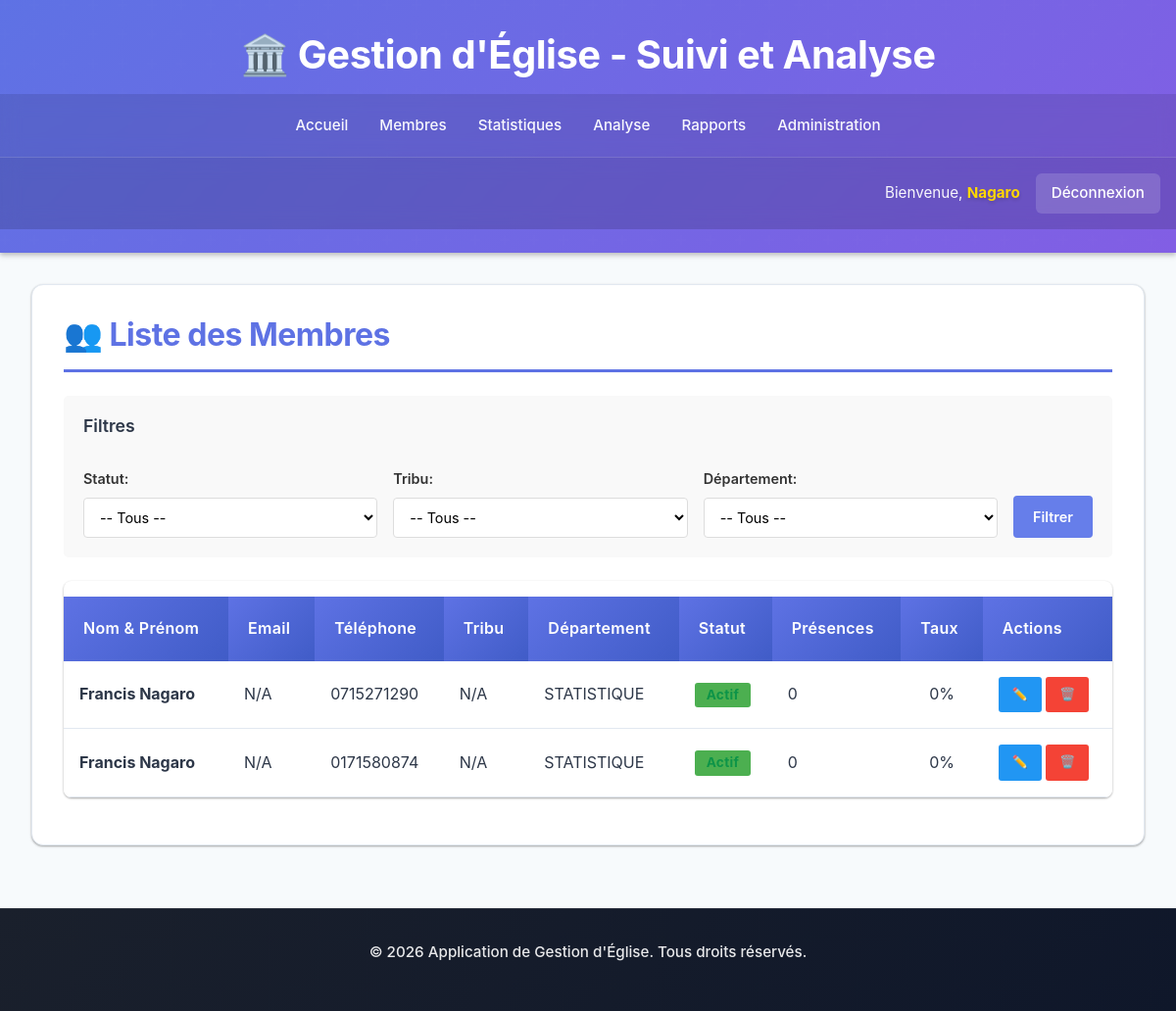
The page /membres/ (signed in) on the database as committed earlier.
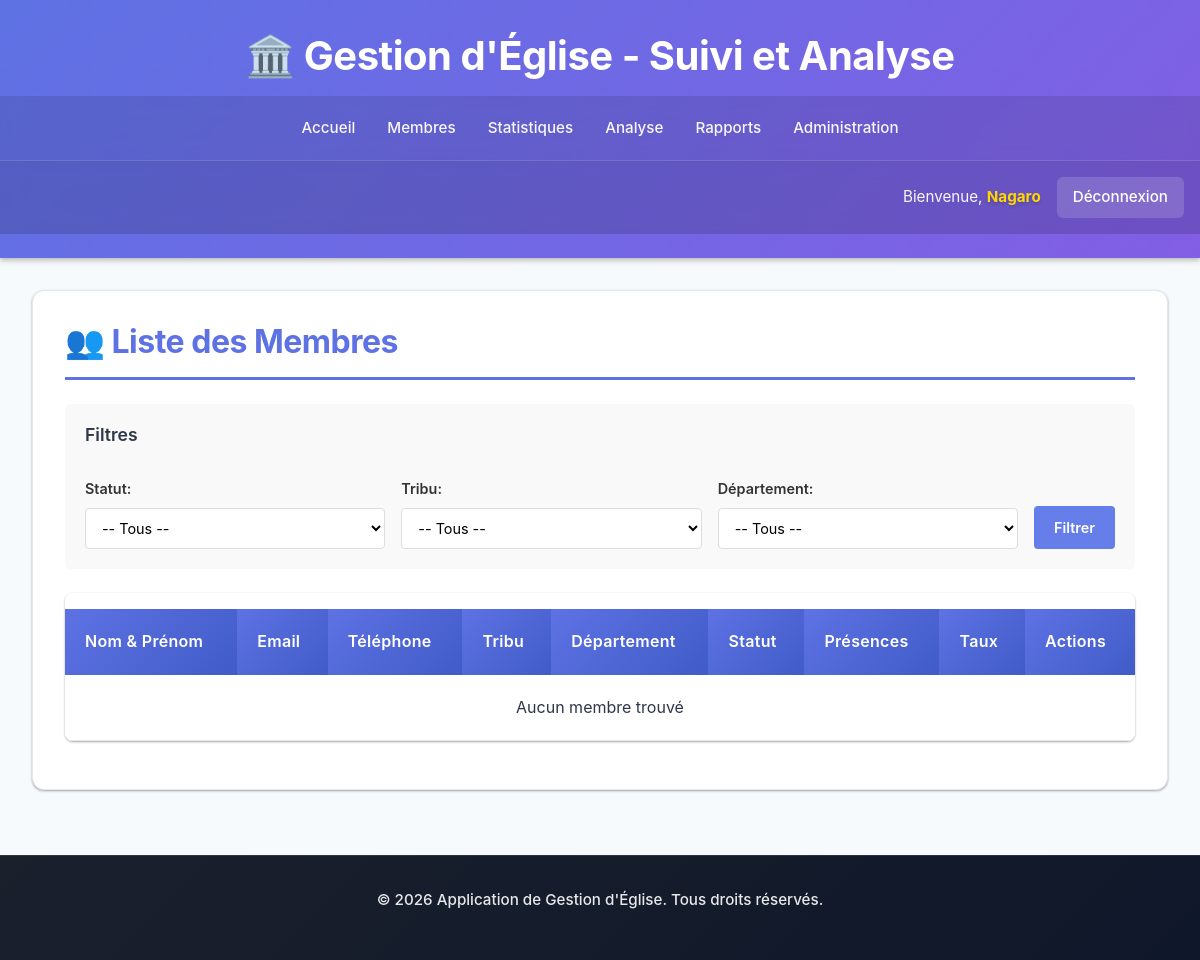
The same page on the database as committed later.
### eglise/models.py (models this page shows, shortened)
class Membre(models.Model):
    STATUT_CHOICES = (
        ('nouveau', 'Nouveau'),
        ('actif', 'Actif'),
        ('sorti', 'Sorti'),
        ('inactif', 'Inactif'),
    )
    GENRE_CHOICES = (
        ('M', 'Masculin'),
        ('F', 'Féminin'),
    )
    nom = models.CharField(max_length=100)
    prenom = models.CharField(max_length=100)
    email = models.EmailField(blank=True, null=True)
    telephone = models.CharField(max_length=20, blank=True, null=True)
    adresse = models.CharField(max_length=255, blank=True, null=True)
    genre = models.CharField(max_length=1, choices=GENRE_CHOICES, blank=True)
    date_naissance = models.DateField(blank=True, null=True)
    photo = models.ImageField(upload_to='membres_photos/', blank=True, null=True)
    tribu = models.ForeignKey(Tribu, on_delete=models.SET_NULL, null=True, blank=True)
    departement = models.ForeignKey(Departement, on_delete=models.SET_NULL, null=True, blank=True)
    statut = models.CharField(max_length=20, choices=STATUT_CHOICES, default='nouveau')
    date_adhesion = models.DateField(default=timezone.now)
    date_depart = models.DateField(blank=True, null=True)
    notes = models.TextField(blank=True, null=True)
    date_creation = models.DateTimeField(auto_now_add=True)
    date_modification = models.DateTimeField(auto_now=True)
    class Meta:
        ordering = ['nom', 'prenom']
    def nom_complet(self):
        return f"{self.prenom} {self.nom}"
    def taux_participation(self):
        trois_mois_ago = timezone.now().date() - timedelta(days=90)
        cultes_total = Culte.objects.filter(date__gte=trois_mois_ago).count()
        if cultes_total == 0:
            return 0

class Departement(models.Model):
    nom = models.CharField(max_length=100, unique=True)
    description = models.TextField(blank=True, null=True)
    responsable = models.CharField(max_length=100, blank=True, null=True)
    date_creation = models.DateTimeField(auto_now_add=True)
    class Meta:
        ordering = ['nom']

### eglise/views.py (the view, shortened to what this page needs)
# urls.py: path('membres/', views.MembreListView.as_view(), name='membre_list'),
class MembreListView(ProtectedDataAccessMixin, ListView):
    model = Membre
    template_name = 'eglise/membre_list.html'
    context_object_name = 'membres'
    paginate_by = 20
    def get_queryset(self):
        queryset = Membre.objects.all()
        queryset = self.get_filtered_queryset(queryset)
        statut = self.request.GET.get('statut')
        tribu = self.request.GET.get('tribu')
        departement = self.request.GET.get('departement')
        if statut:
            queryset = queryset.filter(statut=statut)
        user = self.request.user
        is_admin = user.is_superuser
        try:
            user_profile = user.profile
        except:
            user_profile = None
        return queryset.order_by('nom', 'prenom')
    def get_context_data(self, **kwargs):
        context = super().get_context_data(**kwargs)
        context.update(self.get_user_context())
        context['tribus'] = self.get_filtered_tribus()
        context['departements'] = self.get_filtered_departements()
        return context

### eglise/mixins.py (called while the page is built, shortened)
    def dispatch(self, request, *args, **kwargs):
        if not request.user.is_authenticated:
            return redirect('eglise:login')
        if request.user.is_superuser:
            return super().dispatch(request, *args, **kwargs)

    def get_filtered_queryset(self, queryset):
        user = self.request.user
        if user.is_superuser:
            return queryset

    def get_filtered_tribus(self):
        user = self.request.user
        if user.is_superuser:
            return Tribu.objects.all()

    def get_filtered_departements(self):
        user = self.request.user
        if user.is_superuser:
            return Departement.objects.all()

    def get_user_context(self):
        context = {}
        user = self.request.user
        if user.is_superuser:
            context['user_role'] = 'administrateur'
            context['is_admin'] = True
            return context

### eglise/templates/eglise/membre_list.html (shortened to what this page needs)
{% extends 'eglise/base.html' %}
{% block content %}
<div class="card">
    <h2>👥 {% if page_title %}{{ page_title }}{% else %}Liste des Membres{% endif %}</h2>
    <div class="filters-section">
        <h3>Filtres</h3>
        <form method="get" class="filters-form">
            <div class="filter-group">
                <label for="statut">Statut:</label>
                <select name="statut" id="statut">
                    <option value="">-- Tous --</option>
                </select>
            </div>
            <div class="filter-group">
                <label for="tribu">Tribu:</label>
                <select name="tribu" id="tribu">
                    <option value="">-- Tous --</option>
                </select>
            </div>
            <div class="filter-group">
                <label for="departement">Département:</label>
                <select name="departement" id="departement">
                    <option value="">-- Tous --</option>
                </select>
            </div>
            <button type="submit" class="filter-submit">Filtrer</button>
        </form>
    </div>
    <div class="table-responsive">
        <table>
            <thead>
                <tr>
                    <th>Nom & Prénom</th>
                    <th>Email</th>
                    <th>Téléphone</th>
                    <th>Tribu</th>
                    <th>Département</th>
                    <th>Statut</th>
                    <th>Présences</th>
                    <th>Taux</th>
                    <th>Actions</th>
                </tr>
            </thead>
            <tbody>
                {% for membre in object_list %}
                <tr>
                    <td><strong>{{ membre.nom_complet }}</strong></td>
                    <td>{{ membre.email|default:"N/A" }}</td>
                    <td>{{ membre.telephone|default:"N/A" }}</td>
                    <td>{{ membre.tribu.nom|default:"N/A" }}</td>
                    <td>{{ membre.departement.nom|default:"N/A" }}</td>
                    <td>
                        <span class="badge {{ membre.statut }}">
                            {{ membre.get_statut_display }}
                        </span>
                    </td>
                    <td>{{ membre.presences_count|default:0 }}</td>
                    <td>
                        <div class="progress-bar" style="--value: {{ membre.taux_participation }}%;">
                            {{ membre.taux_participation }}%
                        </div>
                    </td>
                    <td>
                        <div class="action-buttons">
                            <button class="btn-action btn-edit" onclick="editMembre({{ membre.id }}, '{{ membre.nom }}', '{{ membre.prenom }}', '{{ membre.email }}', '{{ membre.telephone }}', '{{ membre.statut }}')">✏️</button>
                            <button class="btn-action btn-delete" onclick="deleteMembre({{ membre.id }}, '{{ membre.nom_complet }}')">🗑️</button>
                        </div>
                    </td>
                </tr>
                {% empty %}
                <tr>
                    <td colspan="9" style="text-align: center; padding: 1.25rem;">Aucun membre trouvé</td>
                </tr>
                {% endfor %}
            </tbody>
        </table>
    </div>
</div>
{% endblock %}

Rows that differ between the two databases and show on the page:
removed Membre: nom_complet "Francis Nagaro", email "N/A", telephone "0715271290", tribu.nom "N/A", departement.nom "STATISTIQUE", statut "Actif", presences_count "0", taux_participation "0"
removed Membre: nom_complet "Francis Nagaro", email "N/A", telephone "0171580874", tribu.nom "N/A", departement.nom "STATISTIQUE", statut "Actif", presences_count "0", taux_participation "0"
Other text that changed with them:
text now shown: "Aucun membre trouvé"
